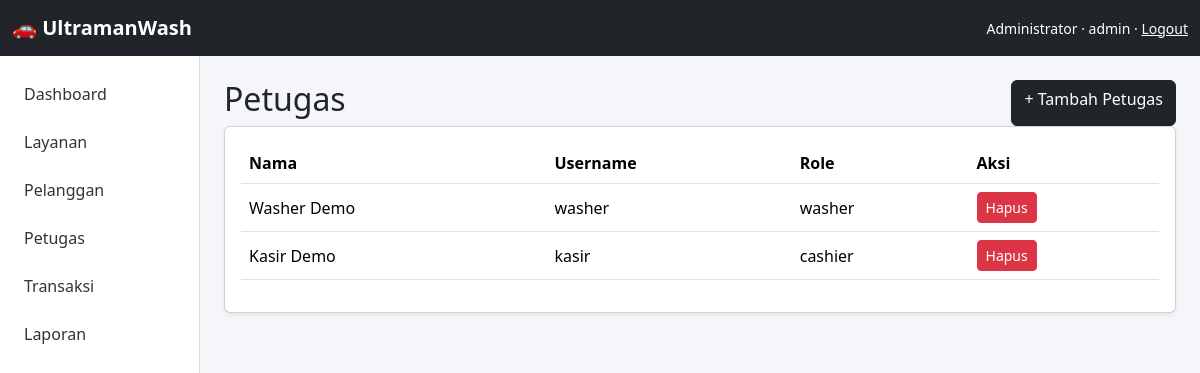
/app/admin/users.php (signed in), run on the app's committed database.
### tables this page shows
CREATE TABLE IF NOT EXISTS users (
    id INT AUTO_INCREMENT PRIMARY KEY,
    name VARCHAR(100) NOT NULL,
    username VARCHAR(50) NOT NULL UNIQUE,
    password VARCHAR(255) NOT NULL,
    role ENUM('admin','cashier','washer') NOT NULL,
    created_at TIMESTAMP DEFAULT CURRENT_TIMESTAMP
);

### app/includes/auth.php (called while the page is built, shortened)
<?php
function e($value) {
    return htmlspecialchars((string)$value, ENT_QUOTES, 'UTF-8');
}

### app/admin/users.php (the view, shortened to what this page needs)
<?php
require_once __DIR__.'/../config/database.php'; require_once __DIR__.'/../includes/auth.php'; require_role('admin');
$rows=$pdo->query("SELECT id,name,username,role,created_at FROM users WHERE role<>'admin' ORDER BY id DESC")->fetchAll();require __DIR__.'/../includes/header.php';?>
<div class="d-flex justify-content-between"><h2>Petugas</h2><a class="btn btn-dark" href="?new=1">+ Tambah Petugas</a></div>
<div class="card shadow-sm"><div class="card-body"><table class="table"><tr><th>Nama</th><th>Username</th><th>Role</th><th>Aksi</th></tr><?php foreach($rows as $r):?><tr><td><?=e($r['name'])?></td><td><?=e($r['username'])?></td><td><?=$r['role']?></td><td><a class="btn btn-sm btn-danger" onclick="return confirm('Hapus?')" href="?delete=<?=$r['id']?>">Hapus</a></td></tr><?php endforeach;?></table></div></div>
<?php require __DIR__.'/../includes/footer.php';?>

### app/assets/css/style.css (style rules this page uses)
body { background:#f4f6f9 }
.table { vertical-align:middle }

### data on the page
users: name "Washer Demo", username "washer", role "washer"
users: name "Kasir Demo", username "kasir", role "cashier"

### other printed values
$_SESSION['user']['name'] "Administrator"
$_SESSION['user']['role'] "admin"
